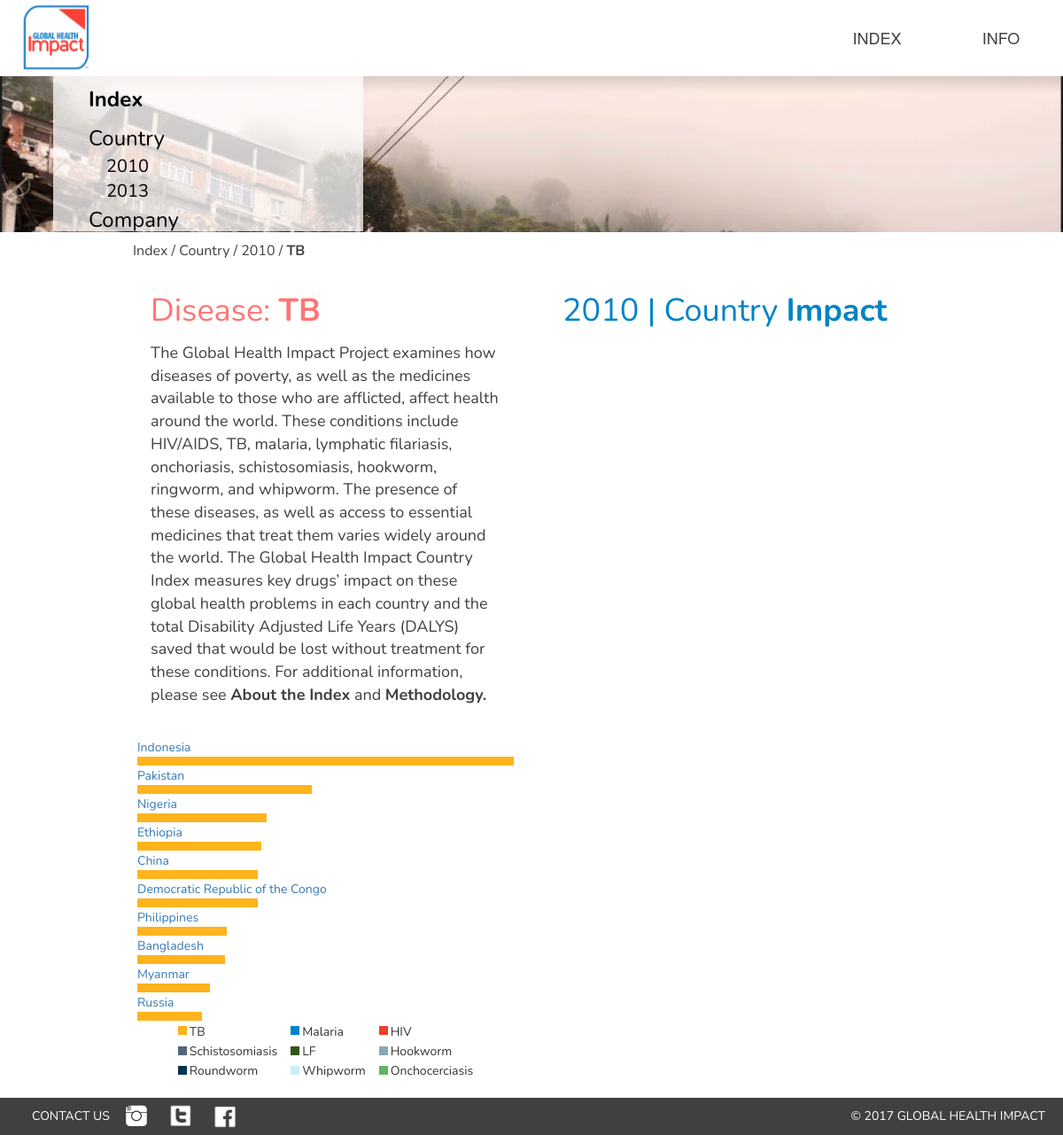
/index/country/2010/tb, run on the app's committed database.
### tables this page shows
CREATE TABLE country2010 (country text, total real, tb real, malaria real, hiv real, roundworm real, hookworm real, whipworm real, schistomasis real, lf real);

### flask_app.py (the view, shortened to what this page needs)
@app.route('/index/country/<xyear>/<xdisease>')
def countrydata(xdisease,xyear):
    print("Inside countrydata ")
    print(xdisease)
    print(xyear)
    g.db = connect_db()
    color = []
    year = xyear
    colors = {'tb': '#FFB31C', 'malaria': '#0083CA', 'hiv': '#EF3E2E', 'schistomasis': '#546675', 'lf': '#305516', 'hookworm': '#86AAB9', 'roundworm': '#003452', 'whipworm': '#CAEEFD', 'onchocerciasis': '#5CB85C'}
    if xdisease == 'all':
        isall = 1
        drugg = 'all'
        name = 'ALL'
        if xyear == '2010':
            br = g.db.execute(' select country, total, tb, malaria, hiv, roundworm, hookworm, whipworm, schistomasis, lf from countryp2010 ')
            cur = g.db.execute(' select country, total, tb, malaria, hiv, roundworm, hookworm, whipworm, schistomasis, lf from country2010 ')
        elif xyear == '2013':
            cur = g.db.execute(' select country, total, tb, malaria, hiv, roundworm, hookworm, whipworm, schistomasis, lf from country2013 ')
            br = g.db.execute(' select country, total, tb, malaria, hiv, roundworm, hookworm, whipworm, schistomasis, lf from countryp2013 ')
    else:
        isall = 0
        namedict = {'tb': 'TB', 'malaria': 'MALARIA', 'hiv': 'HIV', 'schistosomiasis': 'SCHISTOSOMIASIS', 'onchocerciasis':'ONCHOCERCIASIS', 'lf': 'LYMPHATIC FILARIASIS', 'hookworm': 'HOOKWORM', 'roundworm': 'ROUNDWORM', 'whipworm': 'WHIPWORM'}
        color = colors[xdisease]
        name = namedict[xdisease]
        drugg = xdisease
        if xyear == '2010':
            if xdisease == 'tb':
                cur = g.db.execute(' select country, tb from country2010 ')
                br = g.db.execute(' select country, tb from countryp2010 ')
                sortind = 1
            elif xdisease == 'malaria':
                cur = g.db.execute(' select country, malaria from country2010 ')
                br = g.db.execute(' select country, malaria from countryp2010 ')
                sortind = 2
            elif xdisease == 'hiv':
                cur = g.db.execute(' select country, hiv from country2010 ')
                br = g.db.execute(' select country, hiv from countryp2010 ')
                sortind = 3
            elif xdisease == 'roundworm':
                cur = g.db.execute(' select country, roundworm from country2010 ')
                br = g.db.execute(' select country, roundworm from countryp2010 ')
                sortind = 4
            elif xdisease == 'hookworm':
                cur = g.db.execute(' select country, hookworm from country2010 ')
                br = g.db.execute(' select country, hookworm from countryp2010 ')
                sortind = 5
            elif xdisease == 'whipworm':
                cur = g.db.execute(' select country, whipworm from country2010 ')
                br = g.db.execute(' select country, whipworm from countryp2010 ')
                sortind = 6
            elif xdisease == 'schistosomiasis':
                cur = g.db.execute(' select country, schistosomiasis from country2010 ')
                br = g.db.execute(' select country, schistosomiasis from countryp2010 ')
                sortind = 7
            elif xdisease == 'lf':
                cur = g.db.execute(' select country, lf from country2010 ')
                br = g.db.execute(' select country, lf from countryp2010 ')
                sortind = 8
    bars = br.fetchall()
    maps = cur.fetchall()
    mapdata = []
    bars = list(filter(lambda x: x[0] != None, bars))
    maps = list(filter(lambda x: x[0] != None, maps))
    for row in maps:
        count = row[0]
        score = row[1]
        hor = [count,score]
        mapdata.append(hor)
    sort = []
    sortedlist = sorted(bars, key=lambda xy: xy[1], reverse=True)
    sortedval = sorted(maps, key=lambda x: x[1], reverse=True)
    maxrow = sortedval[0]
    width = maxrow[1]
    if xdisease == 'all':
        barlist = []
        i=0
        for row in sortedlist:
            combrow = [row,sortedval[i],[i]]
            barlist.append(combrow)
            tmp = []
            for j in sortedval[i]:
                tmp.append(j)
            i += 1
            sort.append(tmp)
        print(sort)
    else:
        print("inside malaria")
        barlist = []
        for row in sortedval:
            perc = row[1] / width * 100
            temp = [row[0],row[1],perc]
            barlist.append(temp)
        if xyear == '2010':
            cur = g.db.execute(' select country, tb, malaria, hiv, roundworm, hookworm, whipworm, schistomasis, lf from country2010 ')
        elif xyear == '2013':
            cur = g.db.execute(' select country, tb, malaria, hiv, roundworm, hookworm, whipworm, schistomasis, onchoceriasis, lf from country2013 ')
        vals = cur.fetchall()
        vals = list(filter(lambda x: x[0] != None, vals))
        sortvals = sorted(vals, key=lambda x: x[sortind], reverse=True)
        sort = []
        for row in sortvals:
            tmp = []
            for j in row:
                tmp.append(j)
            sort.append(tmp)
            print(sort)
    speclocate = [xyear,name,drugg]
    sort = mapdata
    print(sort)
    mapdata.insert(0,['Country','Score'])
    g.db.close()
    return render_template('country.html', showindex=1, navsub=1, name=name, color=color, mapdata=mapdata, sortedlist=sortedlist, sortedval = sort, year=year, isall=isall, barlist = barlist, speclocate = speclocate,scrolling=1,disease = xdisease)

### flask_app.py (called while the page is built)
def connect_db():
    return sqlite3.connect('/home/globalhealth/mysite/ghi.db')

@app.before_request
def before_request():
    g.db = connect_db()

@app.after_request
def after_request(response):
    g.db.close()
    return response

@app.teardown_appcontext
def close_connection(exception):
    db = getattr(g, '_database', None)

### templates/country.html (shortened to what this page needs)
{% extends "layout.html" %}
{% block content %}
<div class="currentlocation">
<p class="pagetitle">Index / <a href="/index/country" class="pagetitle">Country</a> / <a href="/index/country/{{ speclocate.0 }}/all" class="pagetitle">{{ speclocate.0 }}</a> / <a href="/index/country/{{ speclocate.0 }}/{{ speclocate.2 }}" class="titlebold">{{ speclocate.1 }}</a></p>
</div>
<div class="row" id="scrollhere" onload="func1()">
    <div class="col-sm-6">
        <div class="contentbox">
        <p class="redtxt">Disease: <b>{{ name }}</b></p>
        <p class="txtcontent">The Global Health Impact Project examines how diseases of poverty, as well as the medicines available to those who are afflicted, affect health around the world. These conditions include HIV/AIDS, TB, malaria, lymphatic filariasis, onchoriasis, schistosomiasis, hookworm, ringworm, and whipworm. The presence of these diseases, as well as access to essential medicines that treat them varies widely around the world. The Global Health Impact Country Index measures key drugs’ impact on these global health problems in each country and the total Disability Adjusted Life Years (DALYS) saved that would be lost without treatment for these conditions. For additional information, please see <b>About the Index</b> and <b>Methodology.</b></p>
        </div>
    </div>
    <div class="col-sm-6">
        <div class="contentbox">
        <p class="bluetxt">{{year}} | Country <b>Impact</b></p>
        </div>
    </div>
</div>
<div class="row">
    <div class="col-sm-6">
        <div>
        <div id="chart_div" style="width: 100%; height: 350px; overflow-y: auto;overflow-x: hidden;">
            {% if isall == 0 %}
            {% for cntry in barlist %}
            <a onclick="countryClick({{loop.index - 1}})" title="{{ cntry.0 }}: {{ cntry.1 }}">
                <div style="padding-top: 2px; font-family: 'Nunito','sans-serif';">{{ cntry.0 }}</div>
                <div style="width: {{ cntry.2 }}%;background-color: {{ color }};height: 10px;"></div>
            </a>
            {% endfor %}
            {% endif %}
            </div>
        <div id="pielegend">
            <table style="margin:auto">
                <tr style="float:center">
                    <td style="vertical-align: middle;"><div class="colorbox" style="background-color:#FFB31C;"></div></td>
                    <td style="vertical-align: middle;"class="legendtxt">TB</td>
                    <td style="vertical-align: middle;padding-left:15px;"><div class="colorbox" style="background-color:#0083CA;"></div></td>
                    <td style="vertical-align: middle;"class="legendtxt">Malaria</td>
                    <td style="vertical-align: middle;padding-left:15px"><div class="colorbox" style="background-color:#EF3E2E;"></div></td>
                    <td style="vertical-align: middle;"class="legendtxt">HIV</td>
                </tr>
                <tr style="float:center">
                    <td style="vertical-align: middle;"><div class="colorbox" style="background-color:#546675;"></div></td>
                    <td style="vertical-align: middle;"class="legendtxt">Schistosomiasis</td>
                    <td style="vertical-align: middle;padding-left:15px;"><div class="colorbox" style="background-color:#305516;"></div></td>
                    <td style="vertical-align: middle;"class="legendtxt">LF</td>
                    <td style="vertical-align: middle;padding-left:15px"><div class="colorbox" style="background-color:#86AAB9;"></div></td>
                    <td style="vertical-align: middle;"class="legendtxt">Hookworm</td>
                </tr>
                <tr style="float:center">
                    <td style="vertical-align: middle;"><div class="colorbox" style="background-color:#003452;"></div></td>
                    <td style="vertical-align: middle;"class="legendtxt">Roundworm</td>
                    <td style="vertical-align: middle;padding-left:15px;"><div class="colorbox" style="background-color:#CAEEFD;"></div></td>
                    <td style="vertical-align: middle;"class="legendtxt">Whipworm</td>
                    <td style="vertical-align: middle;padding-left:15px"><div class="colorbox" style="background-color:#5CB85C;"></div></td>
                    <td style="vertical-align: middle;"class="legendtxt">Onchocerciasis</td>
                </tr>
            </table>
        </div><br>
        </div>
    </div>
    <div class="col-sm-6">
    </div>
</div>
{% endblock %}

### static/stylesheet.css (style rules this page uses)
body { font-family: 'Nunito', sans-serif; }
.redtxt { font-size: 36px; color: #FF7474; font-family: 'Nunito', sans-serif; }
.bluetxt { font-size: 36px; color: #0083C4; font-family: 'Nunito', sans-serif; }
.contentbox { padding: 20px; }
.txtcontent { font-size: 18px; color: #404040; font-family: 'Nunito', sans-serif; }
#chart_div { width: 100%; max-height: 325px; overflow-y: auto; overflow-x: hidden; padding:5px; }
.pagetitle { position:relative; font-family: 'Nunito', sans-serif; color:#404040; font-size:16px; }
.titlebold { position:relative; font-weight:bold; font-family: 'Nunito', sans-serif; color:#404040; font-size:16px; }
.currentlocation { margin-top:10px; }
.legendtxt { font-size: 14px; display: inline-block; font-family: 'Nunito', sans-serif; text-align: center; padding-left:3px; }
.colorbox { width:10px; height:10px; display:inline-block; float:left; }

### data on the page
country2010: country "Indonesia", {{ cntry.2 }} 100.0 (drawn)
country2010: country "Pakistan", {{ cntry.2 }} 46.38917813284154 (drawn)
country2010: country "Nigeria", {{ cntry.2 }} 34.359792469385845 (drawn)
country2010: country "Ethiopia", {{ cntry.2 }} 32.93799944224733 (drawn)
country2010: country "China", {{ cntry.2 }} 32.0583925564203 (drawn)
country2010: country "Democratic Republic of the Congo", {{ cntry.2 }} 31.976818004835245 (drawn)
country2010: country "Philippines", {{ cntry.2 }} 23.798634500013172 (drawn)
country2010: country "Bangladesh", {{ cntry.2 }} 23.411187396865575 (drawn)
country2010: country "Myanmar", {{ cntry.2 }} 19.285179548015968 (drawn)
country2010: country "Russia", {{ cntry.2 }} 17.23667313523691 (drawn)

### other printed values
{{ speclocate.0 }} "2010"
{{ speclocate.1 }} "TB"
{{ name }} "TB"
{{ year }} "2010"
